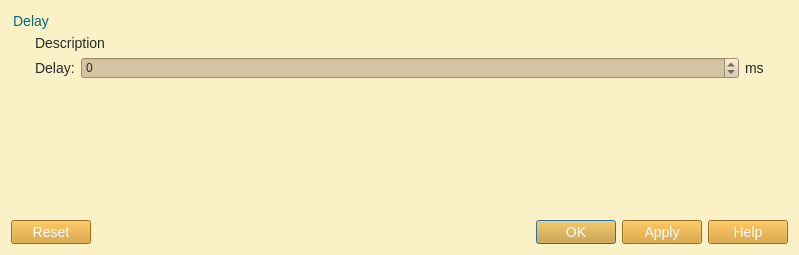
<?xml version="1.0" encoding="UTF-8"?>
<ui version="4.0">
 <class>FilterDialog</class>
 <widget class="QDialog" name="FilterDialog">
  <property name="windowModality">
   <enum>Qt::ApplicationModal</enum>
  </property>
  <property name="geometry">
   <rect>
    <x>0</x>
    <y>0</y>
    <width>799</width>
    <height>255</height>
   </rect>
  </property>
  <property name="windowTitle">
   <string>Packet filters</string>
  </property>
  <property name="styleSheet">
   <string notr="true">QWidget{
	background-color: #fbf1c7;
}
QMenuBar::item{
	background-color: #fbf1c7;
}
QDockWidget::title{
	background: #d5c4a1;
	padding-left: 5px;
}
QDockWidget, QMenuBar{
    color: #282828;
    font: bold 14px;
}
QTextEdit, QPlainTextEdit, QLineEdit, QSpinBox, QComboBox {
  background-color: #d5c4a1;
  color: #282828;
}
QTextEdit#uiConsoleTextEdit {
  background-color: #fbf1c7;
  color: #282828;
  font: 13px;
}
QTabWidget {
	font: 14px;
	border-top: 2px;
}
QTabBar::tab {
    background: #d5c4a1;
    color: #282828;
    min-width: 8ex;
    padding: 2px;
	border-top-right-radius: 6px;
	border-top-left-radius: 6px;
}
QTabBar::tab:selected {
    background: #458588;
	color: #FFFFFF;
}
QGroupBox {
    color: #076678;
    font: 14px;
    padding: 15px;
    border-style: none;
}
QMainWindow::separator {
	background: #d5c4a1;
	width: 1px;
	height: 1px;
}
QComboBox {
	selection-background-color: #458588;
	selection-color: #FFFFFF;
}

QToolBar{
	background: #d5c4a1;
	border: 0px;
}
QPushButton {
	background-color: #d79921;
    color: #FFFFFF;
	font: 14px;
}
QToolButton {
	background-color: #d79921;
    color: #FFFFFF;
	font: 14px;
}
QTreeWidget, QListWidget {
	background-color: #fbf1c7;
	color: #282828;
    alternate-background-color: #d5c4a1; 
	font: 14px;
}
QTreeWidget#uiTreeWidget {
	background-color: #d5c4a1;
	color: #282828;
	font: bold 16px;
}
QTreeWidget::item:selected, QTreeWidget::item:hover, QMenu::item:selected,QToolButton::hover,QPushButton::hover,QTabBar::tab:hover {
	background-color: #458588;
	color: #FFFFFF;
}
QMenu {
	background-color: #fbf1c7;
    color: #282828;
}
QLabel {
	color: #282828;
	font: 14px;
}
QLabel#uiTitleLabel {
	color: #282828;
	font: bold 16px;
}

QAbstractScrollArea::corner {
    background: #fbf1c7;
}
QScrollBar::handle:horizontal {
    background: #d5c4a1;
    min-width: 20px;
}
QScrollBar::handle:vertical {
    background: #d5c4a1;
    min-width: 20px;
}
QScrollBar:vertical {
    width: 6px;
}
QScrollBar:horizontal {
    height: 6px;
}
QScrollBar::up-arrow:vertical, QScrollBar::down-arrow:vertical, QScrollBar::down-arrow:horizontal, QScrollBar::up-arrow:horizontal { 
	border: 0px;
    height: 0px; 
    width: 0px; 
}
         
QScrollBar::add-page:horizontal, QScrollBar::sub-page:horizontal, QScrollBar::add-page:vertical, QScrollBar::sub-page:vertical {
  background: none
}
QStatusBar {
	background-color: #d5c4a1;
	color: #282828;
}

QRadioButton, QCheckBox {
  color: #282828;
}
QRadioButton::disabled, QCheckBox::disabled {
  color: gray;
}


</string>
  </property>
  <layout class="QVBoxLayout" name="verticalLayout_3">
   <item>
    <layout class="QVBoxLayout" name="uiVerticalLayout">
     <item>
      <widget class="QGroupBox" name="groupBox">
       <property name="title">
        <string>Delay</string>
       </property>
       <layout class="QVBoxLayout" name="verticalLayout_2">
        <item>
         <widget class="QLabel" name="label_3">
          <property name="text">
           <string>Description</string>
          </property>
          <property name="wordWrap">
           <bool>true</bool>
          </property>
         </widget>
        </item>
        <item>
         <layout class="QGridLayout" name="gridLayout" rowstretch="0" columnminimumwidth="0,0,0">
          <property name="sizeConstraint">
           <enum>QLayout::SetDefaultConstraint</enum>
          </property>
          <item row="0" column="0">
           <widget class="QLabel" name="label">
            <property name="text">
             <string>Delay:</string>
            </property>
           </widget>
          </item>
          <item row="0" column="1">
           <widget class="QSpinBox" name="spinBox">
            <property name="sizePolicy">
             <sizepolicy hsizetype="Expanding" vsizetype="Fixed">
              <horstretch>0</horstretch>
              <verstretch>0</verstretch>
             </sizepolicy>
            </property>
            <property name="minimum">
             <number>-1</number>
            </property>
            <property name="maximum">
             <number>500</number>
            </property>
           </widget>
          </item>
          <item row="0" column="2">
           <widget class="QLabel" name="label_2">
            <property name="text">
             <string>ms</string>
            </property>
           </widget>
          </item>
         </layout>
        </item>
        <item>
         <spacer name="verticalSpacer">
          <property name="orientation">
           <enum>Qt::Vertical</enum>
          </property>
          <property name="sizeHint" stdset="0">
           <size>
            <width>20</width>
            <height>40</height>
           </size>
          </property>
         </spacer>
        </item>
       </layout>
      </widget>
     </item>
    </layout>
   </item>
   <item>
    <widget class="QDialogButtonBox" name="uiButtonBox">
     <property name="orientation">
      <enum>Qt::Horizontal</enum>
     </property>
     <property name="standardButtons">
      <set>QDialogButtonBox::Apply|QDialogButtonBox::Help|QDialogButtonBox::Ok|QDialogButtonBox::Reset</set>
     </property>
    </widget>
   </item>
  </layout>
 </widget>
 <resources>
  <include location="../../resources/resources.qrc"/>
 </resources>
 <connections>
  <connection>
   <sender>uiButtonBox</sender>
   <signal>accepted()</signal>
   <receiver>FilterDialog</receiver>
   <slot>accept()</slot>
   <hints>
    <hint type="sourcelabel">
     <x>248</x>
     <y>254</y>
    </hint>
    <hint type="destinationlabel">
     <x>157</x>
     <y>274</y>
    </hint>
   </hints>
  </connection>
  <connection>
   <sender>uiButtonBox</sender>
   <signal>rejected()</signal>
   <receiver>FilterDialog</receiver>
   <slot>reject()</slot>
   <hints>
    <hint type="sourcelabel">
     <x>316</x>
     <y>260</y>
    </hint>
    <hint type="destinationlabel">
     <x>286</x>
     <y>274</y>
    </hint>
   </hints>
  </connection>
 </connections>
</ui>
